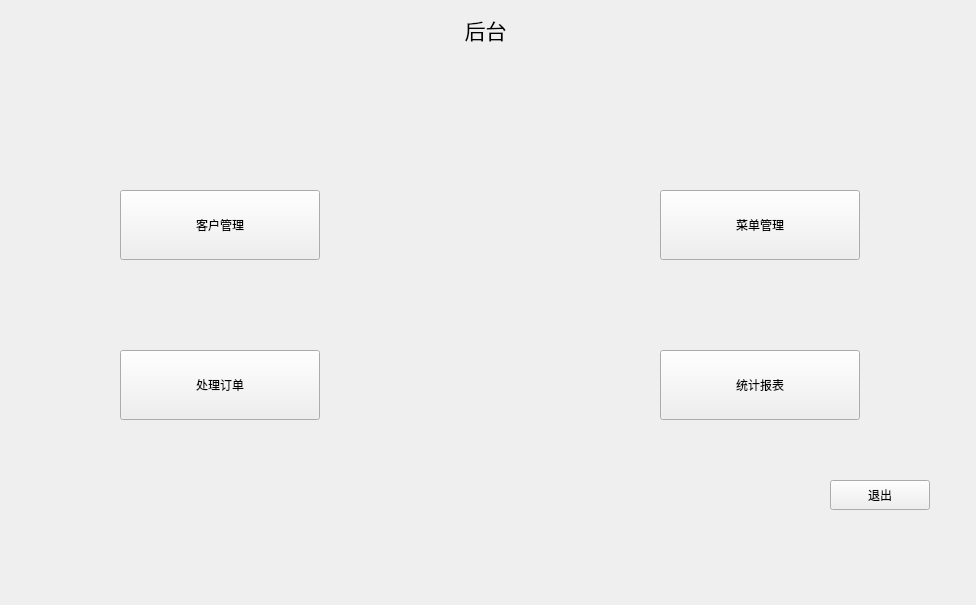
<?xml version="1.0" encoding="UTF-8"?>
<ui version="4.0">
 <class>backend</class>
 <widget class="QWidget" name="backend">
  <property name="geometry">
   <rect>
    <x>0</x>
    <y>0</y>
    <width>976</width>
    <height>605</height>
   </rect>
  </property>
  <property name="windowTitle">
   <string>Form</string>
  </property>
  <widget class="QLabel" name="label">
   <property name="geometry">
    <rect>
     <x>420</x>
     <y>10</y>
     <width>131</width>
     <height>41</height>
    </rect>
   </property>
   <property name="text">
    <string>&lt;html&gt;&lt;head/&gt;&lt;body&gt;&lt;p align=&quot;center&quot;&gt;&lt;span style=&quot; font-size:16pt;&quot;&gt;后台&lt;/span&gt;&lt;/p&gt;&lt;/body&gt;&lt;/html&gt;</string>
   </property>
  </widget>
  <widget class="QPushButton" name="clientButton">
   <property name="geometry">
    <rect>
     <x>120</x>
     <y>190</y>
     <width>200</width>
     <height>70</height>
    </rect>
   </property>
   <property name="minimumSize">
    <size>
     <width>200</width>
     <height>70</height>
    </size>
   </property>
   <property name="maximumSize">
    <size>
     <width>200</width>
     <height>70</height>
    </size>
   </property>
   <property name="text">
    <string>客户管理</string>
   </property>
  </widget>
  <widget class="QPushButton" name="menuButton">
   <property name="geometry">
    <rect>
     <x>660</x>
     <y>190</y>
     <width>200</width>
     <height>70</height>
    </rect>
   </property>
   <property name="minimumSize">
    <size>
     <width>200</width>
     <height>70</height>
    </size>
   </property>
   <property name="maximumSize">
    <size>
     <width>200</width>
     <height>70</height>
    </size>
   </property>
   <property name="text">
    <string>菜单管理</string>
   </property>
  </widget>
  <widget class="QPushButton" name="dealButton">
   <property name="geometry">
    <rect>
     <x>120</x>
     <y>350</y>
     <width>200</width>
     <height>70</height>
    </rect>
   </property>
   <property name="minimumSize">
    <size>
     <width>200</width>
     <height>70</height>
    </size>
   </property>
   <property name="maximumSize">
    <size>
     <width>200</width>
     <height>70</height>
    </size>
   </property>
   <property name="text">
    <string>处理订单</string>
   </property>
  </widget>
  <widget class="QPushButton" name="recordButton">
   <property name="geometry">
    <rect>
     <x>660</x>
     <y>350</y>
     <width>200</width>
     <height>70</height>
    </rect>
   </property>
   <property name="minimumSize">
    <size>
     <width>200</width>
     <height>70</height>
    </size>
   </property>
   <property name="maximumSize">
    <size>
     <width>200</width>
     <height>70</height>
    </size>
   </property>
   <property name="text">
    <string>统计报表</string>
   </property>
  </widget>
  <widget class="QPushButton" name="closeButton">
   <property name="geometry">
    <rect>
     <x>830</x>
     <y>480</y>
     <width>100</width>
     <height>30</height>
    </rect>
   </property>
   <property name="minimumSize">
    <size>
     <width>100</width>
     <height>30</height>
    </size>
   </property>
   <property name="maximumSize">
    <size>
     <width>50</width>
     <height>30</height>
    </size>
   </property>
   <property name="text">
    <string>退出</string>
   </property>
  </widget>
 </widget>
 <resources/>
 <connections/>
</ui>
